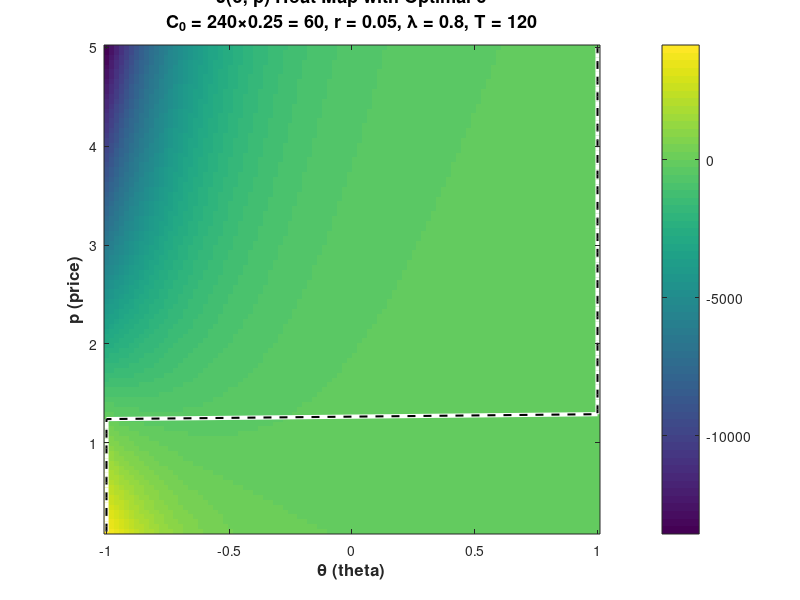

MATLAB code to generate this figure: (Note: this script raises an error after producing the figure.)
% Visualization of J(theta, p)
% J(θ, p) = C_0 * (r*θ/2 + 0.02*p) * (1 - e^(-λ*r*θ*T)) / (2*λ*|θ|)

clear; clc;

% Parameters
C_0 = 240 * 0.25;  % 60
r = 0.05;
lambda = 0.8;      % Decay rate
T = 120;

% Define ranges
theta_range = linspace(-1, 1, 100);
p_range = linspace(0.1, 5, 100);

% Create meshgrid
[THETA, P] = meshgrid(theta_range, p_range);

% Calculate J
THETA_safe = THETA;
THETA_safe(THETA == 0) = eps;  % Avoid division by zero

exponent = -lambda .* r .* THETA_safe .* T;
J = -C_0 .* ((r .* THETA_safe / 2) + 0.02 .* P) .* (1 - exp(exponent)) ./ ((THETA_safe) .* lambda .* r);

%% Find optimal theta for each p
optimal_theta = zeros(size(p_range));
for i = 1:length(p_range)
    [~, max_idx] = max(J(i, :));
    optimal_theta(i) = theta_range(max_idx);
end

%% VISUALIZATIONS
figure('Position', [100, 100, 900, 700]);

% Heat map / Image plot with log scale coloring
% Use sign(J).*log10(abs(J)+1) to handle negative values
J_log = J;
imagesc(theta_range, p_range, J_log);
set(gca, 'YDir', 'normal');  % Flip y-axis to normal orientation
hold on;

% Draw optimal theta line
plot(optimal_theta, p_range, 'w-', 'LineWidth', 3);
plot(optimal_theta, p_range, 'k--', 'LineWidth', 1.5);

hold off;
xlabel('θ (theta)', 'FontWeight', 'bold', 'FontSize', 12);
ylabel('p (price)', 'FontWeight', 'bold', 'FontSize', 12);
title(sprintf('J(θ, p) Heat Map with Optimal θ\nC_0 = 240×0.25 = %.0f, r = %.2f, λ = %.1f, T = %d', ...
      C_0, r, lambda, T), 'FontSize', 13, 'FontWeight', 'bold');

% Colorbar with blue to red colormap
cb = colorbar;
cb.Label.String = 'sign(J) · log₁₀(|J| + 1)';
cb.Label.FontSize = 12;
cb.Label.FontWeight = 'bold';
colormap(jet);  % Blue to red through cyan-green-yellow

axis tight;
grid off;

%% STATISTICS
fprintf('=== FUNCTION STATISTICS ===\n');
fprintf('Parameters:\n');
fprintf('  C_0 = 240 × 0.25 = %.0f\n', C_0);
fprintf('  r = %.2f\n', r);
fprintf('  λ = %.1f\n', lambda);
fprintf('  T = %d\n\n', T);

fprintf('J(θ, p) Statistics:\n');
fprintf('  Min J: %.4f\n', min(J(:)));
fprintf('  Max J: %.4f\n', max(J(:)));
fprintf('  Mean J: %.4f\n', mean(J(:)));
fprintf('  Std J: %.4f\n\n', std(J(:)));

% Sample values
fprintf('Sample Values:\n');
test_points = [0.5, 2; -0.5, 2; 0.8, 5; -0.8, 8];
for i = 1:size(test_points, 1)
    theta_test = test_points(i, 1);
    p_test = test_points(i, 2);
    
    if theta_test == 0
        J_test = 0;
    else
        exp_test = -lambda * r * theta_test * T;
        J_test = C_0 * ((r * theta_test / 2) + 0.02 * p_test) * ...
                 (1 - exp(exp_test)) / (abs(theta_test) * lambda * 2);
    end
    
    fprintf('  J(θ=%.1f, p=%.1f) = %.4f\n', theta_test, p_test, J_test);
end

fprintf('\n=== OPTIMAL THETA VALUES ===\n');
fprintf('p = %.2f: θ* = %.4f\n', p_range(1), optimal_theta(1));
fprintf('p = %.2f: θ* = %.4f\n', p_range(50), optimal_theta(50));
fprintf('p = %.2f: θ* = %.4f\n', p_range(end), optimal_theta(end));
